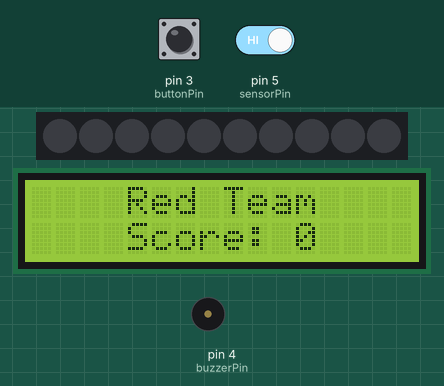
Bench run of a sketch on a simulated Arduino Uno, built with avr-gcc and run on an emulated ATmega328P. Shown: 10 RGB LEDs in strip order, left to right, 16×2 character LCD, buzzer (waves = sounding, pin HIGH). The test bench sets the inputs (shaded band); at power-on: pin 3 (buttonPin) HIGH, pin 5 (sensorPin) HIGH.

Above: at 1.25 s.
1.3 s: pin 3 (buttonPin) pulled LOW for 3.2 s
6.1 s: pin 3 (buttonPin) pulled LOW for 0.2 s
7.8 s: pin 3 (buttonPin) pulled LOW for 1 s
11.8 s: pin 3 (buttonPin) pulled LOW for 1 s
15.8 s: pin 3 (buttonPin) driven LOW and pin 5 (sensorPin) driven LOW
At 16.6 s:
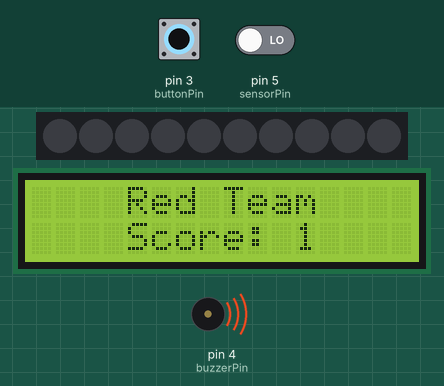
At 17.3 s:
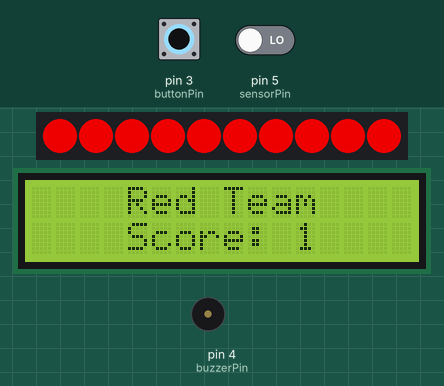
18.8 s: pin 3 (buttonPin) driven HIGH
At 18.91 s:
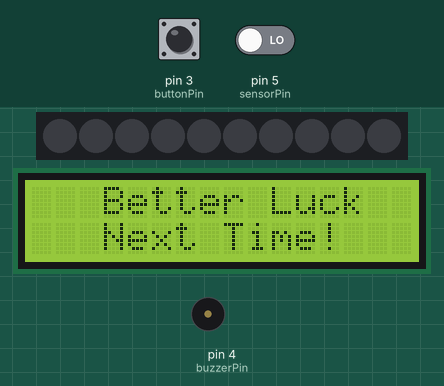
Timing chart, 0 to 21.8 s (numbered marks = the images above; inputs shaded):
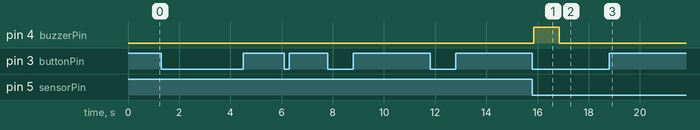

The sketch:

RedTeam.ino
```cpp
#include <Wire.h>
#include <Adafruit_NeoPixel.h>
#include <LiquidCrystal_I2C.h>
LiquidCrystal_I2C lcd(0x27,16,2);

#define LED_PIN 13 // specify the pin the LED strip is connected to
#define LED_COUNT 10

Adafruit_NeoPixel strip(LED_COUNT, LED_PIN, NEO_GRB + NEO_KHZ800);

//Set up inputs for the IR Sensor:
const int sensorPin = 5;
// Status of the sensor
bool beamBroken = false;
int breakCount = 0;

//For buzzer:
const int buzzerPin = 4;

//For "lose" reset button:
const int buttonPin = 3;
int buttonState = 0;

void setup() {
  Serial.begin(9600);
  strip.begin();
  strip.show();
  pinMode(sensorPin, INPUT_PULLUP);
  pinMode(buzzerPin, OUTPUT);
  pinMode(buttonPin, INPUT);

  resetGame();

}

void loop() {

//First, lets create a reset for when RED loses
  buttonState = digitalRead(buttonPin);
  if(buttonState != HIGH){
// Check if the beam is broken
    if(digitalRead(sensorPin) == LOW){
// Check if the beam was previously unbroken
      if(!beamBroken){
// Indicate that the beam is now broken
        beamBroken = true;
// Increment the break count
        counterBreak();
    }
  }

// Check if the beam is not broken
    else{
// Check if the beam was previously broken
      if(beamBroken){
// Indicate that the beam is now not broken
        beamBroken = false;
      }
    }
    delay(100);

//When Player Reaches 10 points, finishing the game
    if(breakCount == 10) {
      lcd.init();
      lcd.backlight();
      lcd.setCursor(4,0);
      lcd.print("You Win!");
      lcd.setCursor(1,1);
      lcd.print("Congrats Red!!");
//Play Success Audio
      successAudio();
//Resetting Game
      resetGame();
    }
}
    else{
      lcd.init();
      lcd.backlight();
      lcd.setCursor(3,0);
      lcd.print("Better Luck");
      lcd.setCursor(3,1);
      lcd.print("Next Time!");

      resetGame();
    }
  }

//Down below are methods I created to make my code less messy

void successAudio() {
      strip.fill(0xCC0000,0,10);
      digitalWrite(buzzerPin, HIGH); // Turn the buzzer on
      strip.show();
      strip.clear();
      delay(75); // Wait for 0.5 second
      digitalWrite(buzzerPin, LOW); // Turn the buzzer off
      strip.show();
      strip.fill(0xCC0000,0,10);
      delay(75);
      digitalWrite(buzzerPin, HIGH); // Turn the buzzer on
      strip.show();
      strip.clear();
      delay(75);
      digitalWrite(buzzerPin, LOW); // Turn the buzzer off
      strip.show();
      strip.fill(0xCC0000,0,10);
      delay(75);
      digitalWrite(buzzerPin, HIGH); // Turn the buzzer on
      strip.show();
      strip.clear();
      delay(75);
      digitalWrite(buzzerPin, LOW); // Turn the buzzer off
      strip.show();
      strip.fill(0xCC0000,0,10);
      delay(100);
}

void resetGame(){
//Resetting Game
      breakCount = 0;
      lcd.init(); // initialize the lcd
// Print original message to the LCD.
      lcd.backlight();
      lcd.setCursor(4,0);
      lcd.print("Red Team");
      lcd.setCursor(4,1);
      lcd.print("Score: ");
      lcd.setCursor(11,1);
      lcd.print(breakCount);
}

void goalAudio(){
      digitalWrite(buzzerPin, HIGH);
      delay(1000);
      digitalWrite(buzzerPin, LOW);
}

void counterBreak() {
      breakCount++;
      lcd.backlight();
      lcd.setCursor(11,1);
      lcd.print(breakCount);
      redColor();
}

void redColor(){
  goalAudio();
  for (int i = 0; i <= 10; i++) {
    strip.fill(0xCC0000,0,10);
    strip.show();
    strip.clear();
    delay(50);
    strip.show();
  }
}
```

Measured:
- after the input at 15.8 s, pin 4 (buzzerPin): LOW → HIGH after 0.05 s, → LOW 1.0 s later; the display: changes after 0.05 s (image 1)
- after the input at 18.8 s, the display: changes after 0.10 s (image 3)
- what the display in image 1 shows lasts 1.0 s, from 15.9 s to 16.9 s
- what the display in image 2 shows lasts 0.5 s, from 16.9 s to 17.4 s
